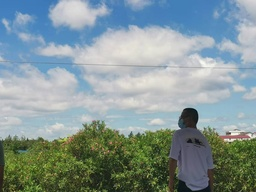
#> input picture Course/data/HW/Image Transformation/Histogram_Average/test5.jpg, 256 x 192 px, shrunk from 1706 x 1280 before the run
$ python Color_image_Geometry_Transformation.py
#> lines starting #> are read from the running program, lines starting #| are printed output that depends on the picture
from math import fabs
from PIL import Image
import numpy as np

""""
对图像进行一系列 几何变换
"""

"""图像 平移操作
tx 表示水平移动，为正数 向右移动，为负数向左移动
ty 表示垂直移动，为正数 向下移动，为负数向上移动
type 表示平移类型，0 表示剪切平移，1表示循环平移
"""
def translation(image,tx,ty,type):

    w,h,c = image.shape
    imageT = np.zeros(image.shape,np.uint8)

    # 平移变换
    for i in range(c):
        for x in range(w):
            for y in range(h):
                if type==0: # 剪切
                    if((x+tx >= 0 and x+tx < w) and (y+ty>=0 and y+ty<h)):
                        imageT[x+tx,y+ty,i] = image[x,y,i]
                else: # 循环
                    imageT[(x + tx+w)%w,(y + ty+h)%h,i] = image[x,y,i]
    return imageT

""""图像 旋转操作
angele 表示旋转角度(角度制，如：10°)
type 表示旋转类型，0 表示剪切，1 表示填充
"""
def rotate(image,angle,type):

    w,h,c = image.shape
    M = np.zeros((2,3),dtype=np.float32) # 旋转矩阵
    cosA= np.cos(angle/180*np.pi)
    sinA=np.sin(angle/180*np.pi)
    M[0,0],M[0,1],M[1,0],M[1,1] = cosA,-sinA,sinA,cosA
    M[0,2],M[1,2] = (1-cosA)*w/2+sinA*h/2,(1-cosA)*h/2-sinA*w/2
    imageR = np.zeros(image.shape,np.uint8)
    new_W, new_H = int(w * fabs(cosA) + h * fabs(sinA)), int(w * fabs(sinA) + h * fabs(cosA)) # 填充旋转后的大小
    if type==1:
        M[0, 2] += (new_W - w) / 2
        M[1, 2] += (new_H - h) / 2
        imageR = np.zeros((new_W, new_H, c), np.uint8)

    for i in range(c):
        for x in range(w):
            for y in range(h):
                if type==0: #  剪切
                    new_pos = np.dot(M, np.array([[x], [y], [1]]))
                    newX, newY = round(new_pos[0, 0]), round(new_pos[1, 0])
                    if((newX>=0 and newX<w)and(newY>=0 and newY<h)):
                        imageR[newX,newY,i] = image[x,y,i]
                else: # 填充
                    new_pos = np.dot(M, np.array([[x], [y], [1]]))
                    newX, newY = round(new_pos[0, 0]), round(new_pos[1, 0])
                    imageR[newX,newY,i] = image[x,y,i]
    return imageR


""""对图像进行插值
type 表示插值类型,0 表示邻近插值法 , 1 表示均值插值
"""
def Interpolation(image,type):

    w,h,c = image.shape

    for i in range(c):
        for x in range(1,w-1):
            for y in range(1,h-1):
                if type==0: # 邻近插值法
                    if (image[x, y, i] == 0 and image[x - 1, y, i] > 0 and image[x, y - 1, i] > 0 and image[x, y + 1, i] > 0 and image[x + 1, y, i] > 0):
                        image[x,y,i] = image[x-1,y,i]
                if type==1: # 均值插值法
                    if (image[x, y, i] == 0 and image[x - 1, y, i] > 0 and image[x, y - 1, i] > 0 and image[
                        x, y + 1, i] > 0 and image[x + 1, y, i] > 0):
                        image[x,y,i] = round((image[x-1,y,i]+image[x,y-1,i]+image[x+1,y,i]+image[x,y+1,i])/4)

    return image

if __name__ == '__main__':

    path = "../../data/HW/Image Transformation/Geometry_Transformation"
    image_path= "../../data/HW/Image Transformation/Histogram_Average/test5.jpg"
    image_pil = Image.open(image_path) # 读取图片
#> image_pil is the input picture: PIL image 256x192 RGB; mean R, G, B 132.4, 150, 151
    image_np = np.array(image_pil) # 转换为 array 格式

    # 图像 平移操作
    tx1,tx2 = 200,-200
    ty1,ty2 = 200,-200

    imageT_np1=translation(image_np,tx1,ty1,0)
#> after the loop in translation, `for i in range(c):`: imageT: shape (192, 256, 3); every value is 0
    imageT_np2=translation(image_np,tx2,ty2,0)
    imageT_pil1 = Image.fromarray(imageT_np1)
    imageT_pil2 = Image.fromarray(imageT_np2)
    imageT_pil1.save(path+"/T(200,200).jpg")
    imageT_pil2.save(path+"/T(-200,-200).jpg")

    imageT_np3 = translation(image_np, tx1, ty1,1)
#> call 3 of translation, with tx = 200, ty = 200, type = 1
#> after the loop in translation (call 3), `for i in range(c):`:
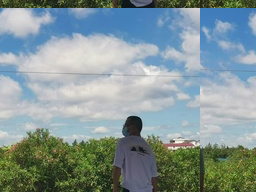
#> imageT: shape (192, 256, 3); mean R, G, B 132.4, 150, 151
    imageT_np4 = translation(image_np, tx2, ty2,1)
#> call 4 of translation, with tx = -200, ty = -200, type = 1
#> after the loop in translation (call 4), `for i in range(c):`:
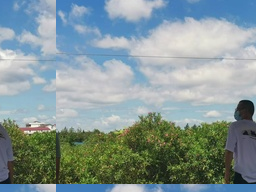
#> imageT: shape (192, 256, 3); mean R, G, B 132.4, 150, 151
    imageT_pil3 = Image.fromarray(imageT_np3)
    imageT_pil4 = Image.fromarray(imageT_np4)
    imageT_pil3.save(path+"/TC(200,200).jpg")
    imageT_pil4.save(path+"/TC(-200,-200).jpg")

    # 图像 旋转操作
    angle1 = 30
    angle2 = -30
    imageR_np1 = rotate(image_np, angle1, 0)  # 剪切旋转
#> after the loop in rotate, `for i in range(c):`:
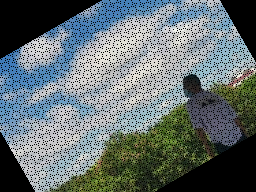
#> imageR: shape (192, 256, 3); mean R, G, B 101.2, 112.4, 113.9
    imageR_pil1 = Image.fromarray(imageR_np1)
    imageR_pil1.save(path + "/CR+30°.jpg")
    imageR_np1 = rotate(image_np,angle1,1) # 填充旋转
    imageR_pil1 = Image.fromarray(imageR_np1)
    imageR_pil1.save(path+"/R+30°.jpg")
    imageR_np1 = Interpolation(imageR_np1,0) # 邻近插值
#> after the loop in Interpolation, `for i in range(c):`:
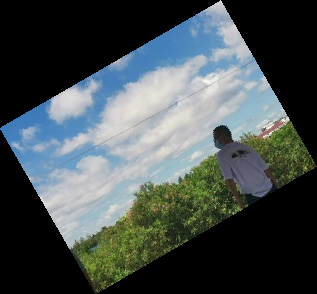
#> image: shape (294, 317, 3); mean R, G, B 69.7, 79, 79.6
    imageR_pil1 = Image.fromarray(imageR_np1)
    imageR_pil1.save(path+"/R+30°_near.jpg")
    imageR_np1 = Interpolation(imageR_np1, 1)  # 均值插值
    imageR_pil1 = Image.fromarray(imageR_np1)
    imageR_pil1.save(path + "/R+30°_aver.jpg")

    imageR_np2 = rotate(image_np, angle2, 0)  # 剪切旋转
#> call 3 of rotate, with angle = -30, type = 0
#> after the loop in rotate (call 3), `for i in range(c):`:
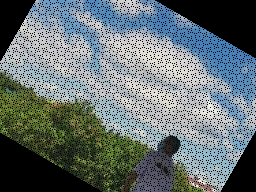
#> imageR: shape (192, 256, 3); mean R, G, B 100.3, 112.2, 112.8
    imageR_pil2 = Image.fromarray(imageR_np2)
    imageR_pil2.save(path + "/CR-30°.jpg")
    imageR_np2 = rotate(image_np, angle2, 1)  # 填充旋转
#> call 4 of rotate, with angle = -30, type = 1
#> after the loop in rotate (call 4), `for i in range(c):`:
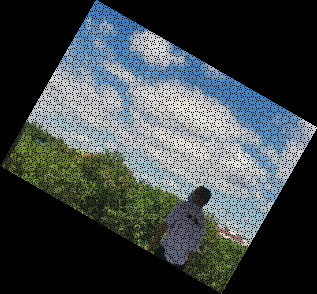
#> imageR: shape (294, 317, 3); mean R, G, B 60.5, 68.5, 69
    imageR_pil2 = Image.fromarray(imageR_np2)
    imageR_pil2.save(path+"/R-30°.jpg")
    imageR_np2 = Interpolation(imageR_np2, 0)  # 邻近插值
#> call 3 of Interpolation, with type = 0
#> after the loop in Interpolation (call 3), `for i in range(c):`:
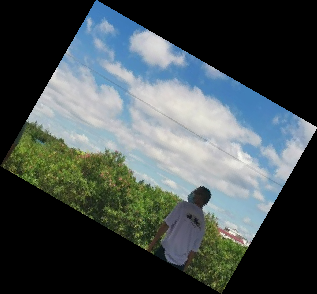
#> image: shape (294, 317, 3); mean R, G, B 69.7, 79, 79.6
    imageR_pil2 = Image.fromarray(imageR_np2)
    imageR_pil2.save(path+"/R-30°_near.jpg")
    imageR_np2 = Interpolation(imageR_np2, 1)  # 均值插值
    imageR_pil2 = Image.fromarray(imageR_np2)
    imageR_pil2.save(path + "/R-30°_aver.jpg")

$ run again, with Course/data/HW/Image Transformation/Histogram_Average/test2.jpg copied over Course/data/HW/Image Transformation/Histogram_Average/test5.jpg
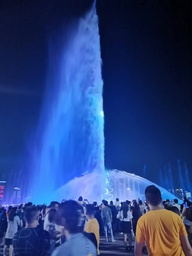
#> input picture Course/data/HW/Image Transformation/Histogram_Average/test2.jpg, 192 x 256 px, shrunk from 1280 x 1706 before the run
#> image_pil is the input picture: PIL image 192x256 RGB; mean R, G, B 40.7, 64.9, 127.2
#> after the loop in rotate (call 3), `for i in range(c):`:
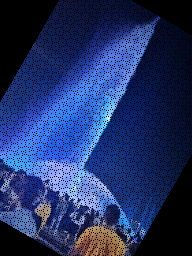
#> imageR: shape (256, 192, 3); mean R, G, B 30.2, 50.7, 99.8
#> after the loop in Interpolation (call 3), `for i in range(c):`:
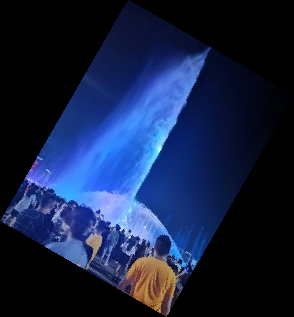
#> image: shape (317, 294, 3); mean R, G, B 21.4, 34.2, 67

$ run again, with Course/data/HW/Image Transformation/Histogram_Average/test3.jpg copied over Course/data/HW/Image Transformation/Histogram_Average/test5.jpg
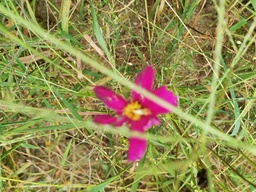
#> input picture Course/data/HW/Image Transformation/Histogram_Average/test3.jpg, 256 x 192 px, shrunk from 1706 x 1280 before the run
#> image_pil is the input picture: PIL image 256x192 RGB; mean R, G, B 146.8, 139.8, 81.8
#> after the loop in rotate (call 3), `for i in range(c):`:
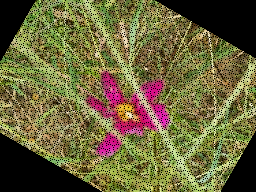
#> imageR: shape (192, 256, 3); mean R, G, B 107.1, 100.6, 60.4
#> after the loop in Interpolation (call 3), `for i in range(c):`:
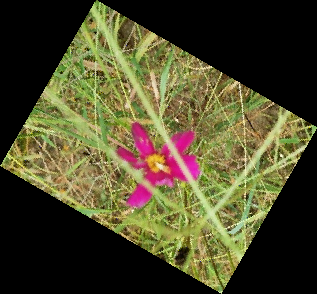
#> image: shape (294, 317, 3); mean R, G, B 77.3, 73.6, 43.1
